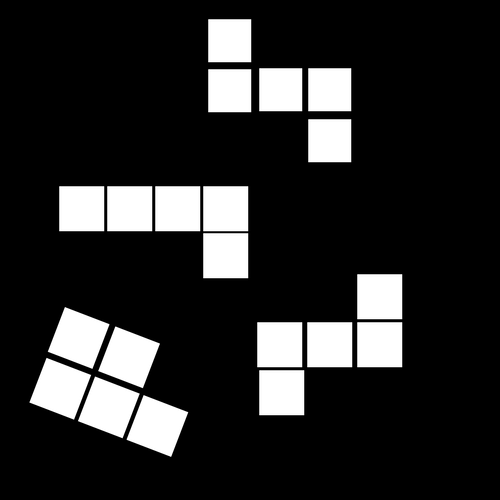
#> input picture trnsfer/fortress/demo/11.png, 500 x 500 px
$ python similarity.py   (Python 2 division)   (older library calls are emulated)
#> lines starting #> are read from the running program, lines starting #| are printed output that depends on the picture; after the words box and inside, x2 and y2 are one past the last pixel; in counts of white or black regions, pixels touching at a corner belong together
import cv2
import numpy as np
import mahotas
import imutils

img = cv2.imread('11.png',0)
#> img is the input picture: shape (500, 500); min 0, max 255, mean 41.7
kernel = np.ones((3,3),np.uint8)

dilation = cv2.dilate(img,kernel,iterations = 5)
erosion = cv2.erode(dilation,kernel,iterations = 5)

img2 = cv2.imread('LOL.png')
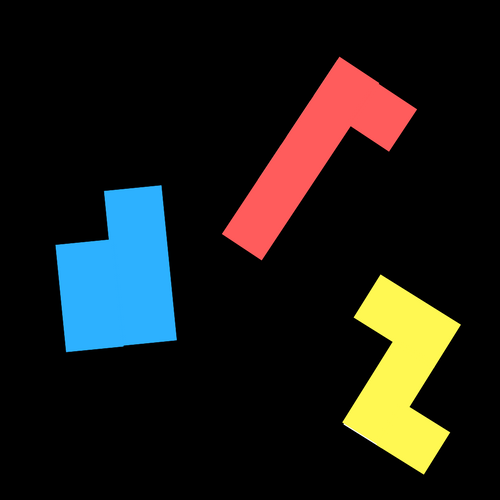
#> input picture trnsfer/fortress/demo/LOL.png, 500 x 500 px
#> img2 is the input picture: shape (500, 500, 3); mean B, G, R 23.6, 26.9, 27.6

gray =cv2.cvtColor(img2, cv2.COLOR_BGR2GRAY)
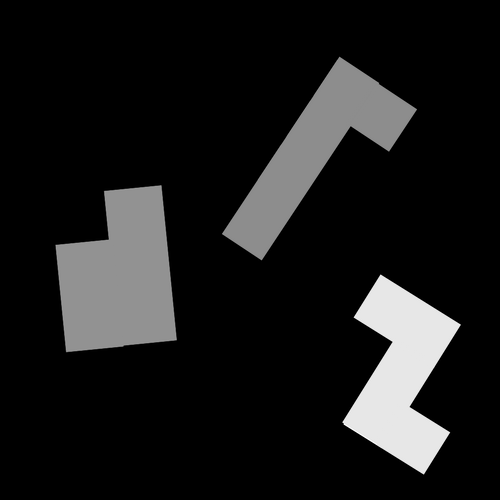
#> gray: shape (500, 500); min 0, max 254, mean 26.7
#ret, thresh = cv2.threshold(gray, 70, 255,0)

T = mahotas.thresholding.otsu(gray)
#> T = 84
thresh = gray.copy()
thresh[thresh > T] = 255


thresh[thresh < 255] = 0
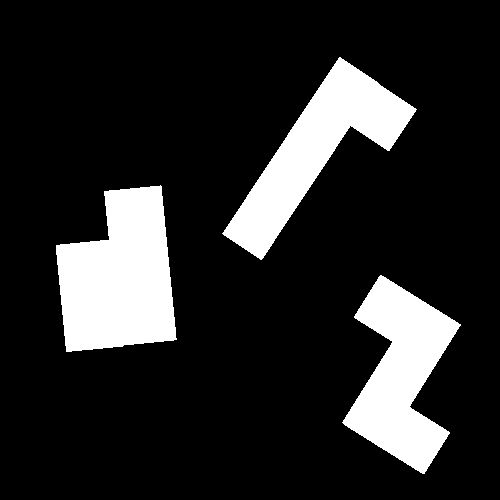
#> thresh: shape (500, 500); 15.7% white; 3 white regions

(_, cnts, _) = cv2.findContours(thresh.copy(), cv2.RETR_EXTERNAL,
cv2.CHAIN_APPROX_SIMPLE)
#> cnts = 3 contours; box (x1, y1, x2, y2) and area: (56, 185, 177, 352) 14486, (222, 57, 417, 260) 12229, (342, 275, 461, 474) 11720

con = img2.copy()


for (i, c) in enumerate(cnts):
    (x, y, w, h) = cv2.boundingRect(c)
    coin = thresh[y:y + h, x:x + w]

    mask = np.zeros(thresh.shape[:2], dtype = "uint8")


    ((centerX, centerY), radius) = cv2.minEnclosingCircle(c)
    cv2.circle(mask, (int(centerX), int(centerY)), int(radius),
    255, -1)
    mask = mask[y:y + h, x:x + w]
    cv2.imshow("Masked Coin", cv2.bitwise_and(coin, coin, mask =
    mask))
    cv2.waitKey(0)
    resized = imutils.resize( cv2.bitwise_and(coin, coin, mask =mask),width=50,height=50)
    cv2.imwrite("image_contours/"+str(i)+".png",resized)
#> this loop made 3 passes
#> (x, y, w, h, centerX, centerY, radius) on passes 1 to 3: (342, 275, 119, 199, 402, 374, 101.4), (56, 185, 121, 167, 113, 268, 95.38), (222, 57, 195, 203, 318.4, 170.1, 115.1)
#> coin: shape (203, 195); 31.5% white; 1 white region, box (x1, y1, x2, y2) and area: (0, 0, 195, 203) 12483
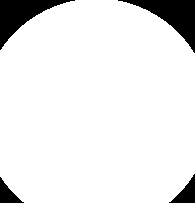
#> mask: shape (203, 195); 91.2% white; 4 black regions

(_, cnts, _) = cv2.findContours(erosion.copy(), cv2.RETR_EXTERNAL,
cv2.CHAIN_APPROX_SIMPLE)
#> cnts = 4 contours; box (x1, y1, x2, y2) and area: (27, 305, 191, 459) 13736, (255, 272, 405, 418) 11968, (57, 184, 251, 281) 11734, (206, 17, 354, 165) 11622

con = erosion.copy()

for (i, c) in enumerate(cnts):
    (x, y, w, h) = cv2.boundingRect(c)
    coin = erosion[y:y + h, x:x + w]

    mask = np.zeros(erosion.shape[:2], dtype = "uint8")


    ((centerX, centerY), radius) = cv2.minEnclosingCircle(c)
    cv2.circle(mask, (int(centerX), int(centerY)), int(radius),
    255, -1)
    mask = mask[y:y + h, x:x + w]
    cv2.imshow("Masked Coin", cv2.bitwise_and(coin, coin, mask =
    mask))
    cv2.waitKey(0)
    resized = imutils.resize( cv2.bitwise_and(coin, coin, mask =mask),width=50)
    cv2.imwrite("arena_contours/"+str(i)+".png",resized)
#> this loop made 4 passes
#> (x, y, w, h, centerX, centerY, radius) on passes 1 to 4: (27, 305, 164, 154, 117.5, 381.5, 92.9), (255, 272, 150, 146, 331.5, 345.5, 101.8), (57, 184, 194, 97, 153.5, 231.5, 106.7), (206, 17, 148, 148, 279.3, 90.25, 102.2)
#> pass 1, `coin = erosion[y:y + h, x:x + w]`:
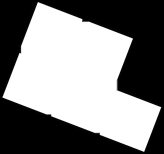
#> coin: shape (154, 164); min 0, max 255, mean 128.9
#> after the loop:
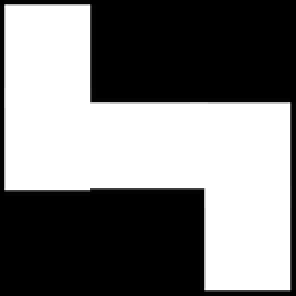
#> coin: shape (148, 148) (shown 2 times larger); min 0, max 255, mean 122.3
#> after the loop:
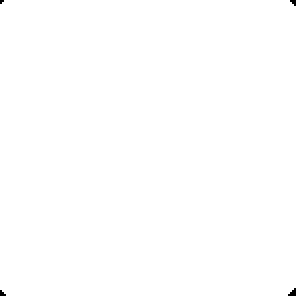
#> mask: shape (148, 148) (shown 2 times larger); 99.9% white; 4 black regions (4 under 20 px)


###########################################################################################################################################################################

import os

def load_images_from_folder(folder):
    images = []
#> (the run stopped early here; a loop or call above may not have finished)
